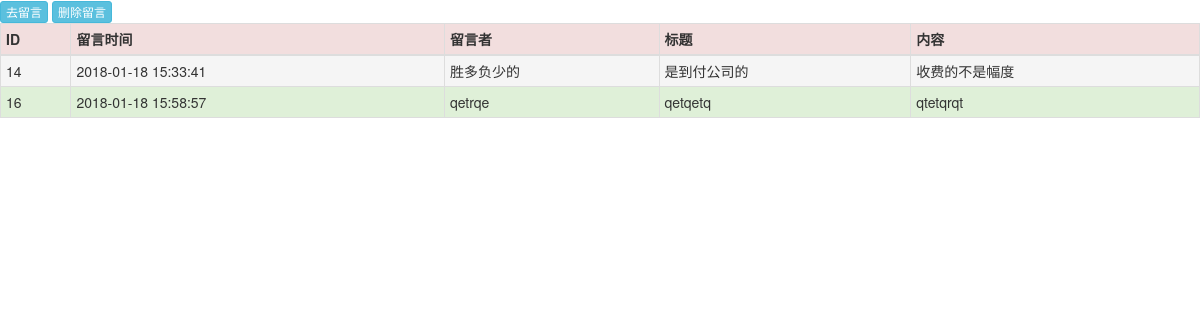
/comment/, run on an earlier commit of the app's database.
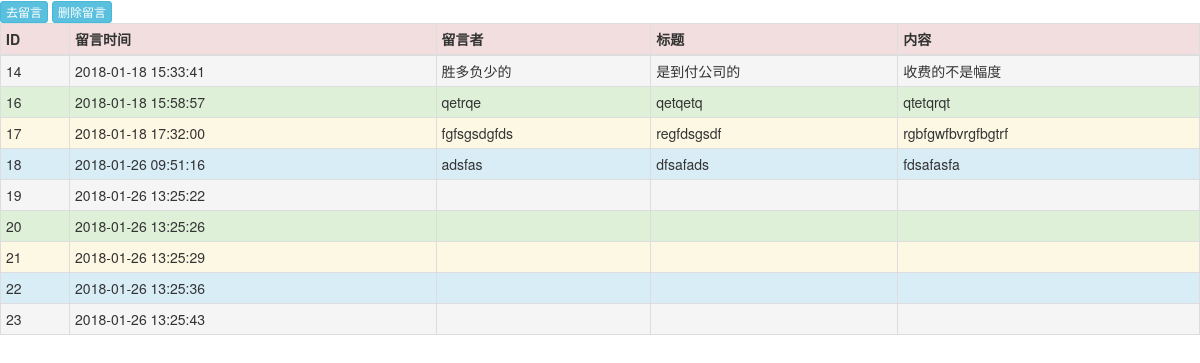
And on a later commit of the database.
### guestbook/models.py (models this page shows, shortened)
class Msg(models.Model):
    username = models.CharField(max_length=256)
    time = models.DateTimeField()
    txt = models.TextField()
    title = models.CharField(max_length=512)

### guestbook/views.py (the view)
# urls.py: url('^comment/',guest_views.comment),
def comment(request):
    messages = models.Msg.objects.all()
    return render(request,'comment.html',context={'messages':messages})

### templates/comment.html (shortened to what this page needs)
<!DOCTYPE html>
<html>
    <head>
        <link rel="stylesheet" href="https://cdn.bootcss.com/bootstrap/3.3.7/css/bootstrap.min.css">
    </head>
    <body>
        <a class="btn btn-xs btn-info" href="/create/">去留言</a>
        <a class="btn btn-xs btn-info" href="/delete/">删除留言</a>
        <table class="table table-striped table-bordered table-hover table-condensed">
            <thead>
                <tr class="danger">
                    <th>ID</th>
                    <th>留言时间</th>
                    <th>留言者</th>
                    <th>标题</th>
                    <th>内容</th>
                </tr>
            </thead>
            <tbody>
                {% if messages %}
                    {% for message in messages %}
                        <tr class="{% cycle 'active' 'success' 'warning' 'info' %}">
                            <td>{{ message.id }}</td>
                            <td>{{ message.time|date:'Y-m-d H:i:s' }}</td>
                            <td>{{ message.username }}</td>
                            <td>{{ message.title }}</td>
                            <td>{{ message.txt }}</td>
                        </tr>
                    {% endfor %}
                {% else %}
                    <tr>
                        <td colspan="4">无数据</td>
                    </tr>
                {% endif %}
            </tbody>
        </table>
    </body>
</html>

What changed in the data, as far as the page shows it:
added Msg: id "17", time "2018-01-18 17:32:00", username "fgfsgsdgfds", title "regfdsgsdf", txt "rgbfgwfbvrgfbgtrf"
added Msg: id "18", time "2018-01-26 09:51:16", username "adsfas", title "dfsafads", txt "fdsafasfa"
added Msg: id "19", time "2018-01-26 13:25:22"
added Msg: id "20", time "2018-01-26 13:25:26"
added Msg: id "21", time "2018-01-26 13:25:29"
added Msg: id "22", time "2018-01-26 13:25:36"
added Msg: id "23", time "2018-01-26 13:25:43"
